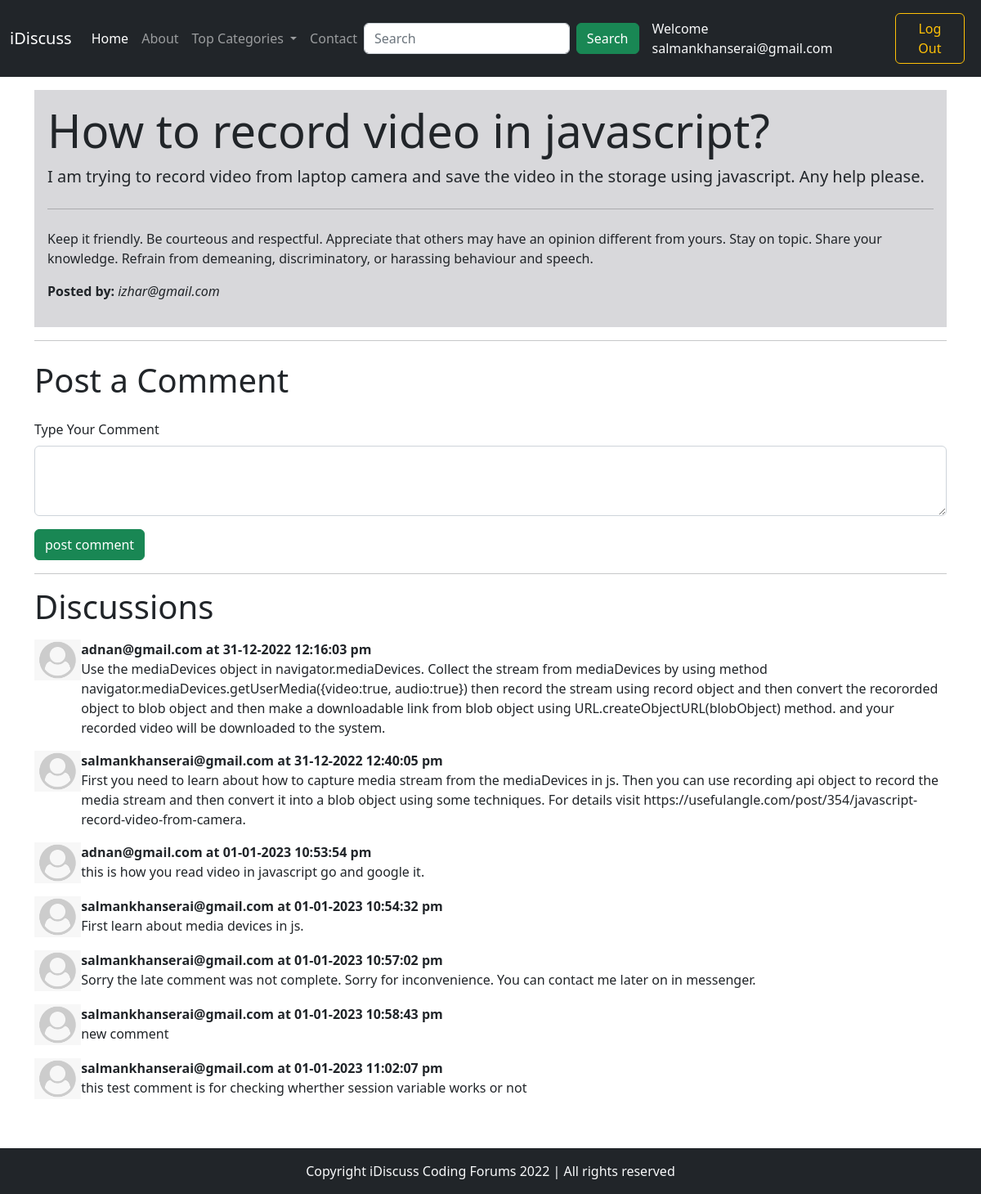
/thread.php?threadid=3 (signed in), run on the app's committed database.
### tables this page shows
CREATE TABLE `threads` (
  `thread_id` int(11) NOT NULL,
  `thread_title` varchar(255) NOT NULL,
  `thread_desc` text NOT NULL,
  `thread_cat_id` int(11) NOT NULL,
  `thread_user_id` int(11) NOT NULL,
  `timestamp` datetime NOT NULL DEFAULT current_timestamp()
);

CREATE TABLE `users` (
  `user_id` int(11) NOT NULL,
  `user_email` varchar(100) NOT NULL,
  `user_pass` varchar(255) NOT NULL,
  `timestamp` datetime NOT NULL DEFAULT current_timestamp()
);

CREATE TABLE `comments` (
  `comment_id` int(11) NOT NULL,
  `comment_content` text NOT NULL,
  `comment_thread_id` int(11) NOT NULL,
  `comment_user_id` int(11) NOT NULL,
  `comment_time` datetime NOT NULL DEFAULT current_timestamp()
);

### thread.php (the view, shortened to what this page needs)
<?php
include 'partials/_dbconnect.php';
?>
<!DOCTYPE html>
<html lang="en">
<head>
    <link rel="stylesheet" href="bootstrap/css/bootstrap.min.css">
</head>
<body>
    <?php include 'partials/_header.php'; ?>
    <div class="container my-3">
        <?php
        $thread_id = $_GET['threadid'];
        $sql = "SELECT * FROM `threads` WHERE `thread_id`='$thread_id'";
        $result = mysqli_query($conn, $sql);
        $row = mysqli_fetch_assoc($result);
        $thread_user_id = $row['thread_user_id'];
        $sql2 = "SELECT user_email FROM users WHERE user_id='$thread_user_id'";
        $result2 = mysqli_query($conn, $sql2);
        $row2 = mysqli_fetch_assoc($result2);
        $user_email = $row2['user_email'];
        ?>
        <div class="jumbotron p-3" style="background-color: #d8d8db;">
            <h1 class="display-4"><?php echo $row['thread_title']; ?></h1>
            <p class="lead"><?php echo $row['thread_desc']; ?></p>
            <hr class="my-4">
            <p>Keep it friendly.
                Be courteous and respectful. Appreciate that others may have an opinion different from yours.
                Stay on topic.
                Share your knowledge.
                Refrain from demeaning, discriminatory, or harassing behaviour and speech.</p>
            <p class="lead">
            <p><b>Posted by: </b><em><?php echo $user_email; ?></em></p>
            </p>
        </div>
        <hr>
    </div>
    <?php
    if (isset($_SESSION['login']) && $_SESSION['login'] == true) {
    ?>
        <div class="container">
            <h1 class="my-4">Post a Comment</h1>
            <form action="thread.php?threadid=<?php echo $thread_id; ?>" method="post" class="my-3">
                <div class="mb-3">
                    <label for="comment" class="form-label">Type Your Comment</label>
                    <textarea class="form-control" name="comment" id="comment" rows="3" required></textarea>
                </div>
                <button type="submit" class="btn btn-success" name="btn-post-comment">post comment</button>
            </form>
            <hr>
        </div>
    <?php
    }
    ?>
    <div class="container">
        <h1 class="my-3">Discussions</h1>
        <?php
        $sql = "SELECT * FROM `comments` WHERE `comment_thread_id`='$thread_id'";
        $results = mysqli_query($conn, $sql);
        while ($row = mysqli_fetch_assoc($results)) {
            $comment_user_id = $row['comment_user_id'];
            $sql2 = "SELECT user_email FROM users WHERE user_id='$comment_user_id'";
            $result2 = mysqli_query($conn, $sql2);
            $row2 = mysqli_fetch_assoc($result2);
            $user_email = $row2['user_email'];
        ?>
            <div class="media d-flex my-3">
                <img class="mr-3" src="img/user-default.png" height="50" alt="User Image">
                <div class="media-body">
                    <p class="my-0"><b><?php echo $user_email . " at " . date('d-m-Y h:i:s a', strtotime($row['comment_time'])); ?></b></p>
                    <?php echo $row['comment_content']; ?>
                </div>
            </div>
        <?php
        }
        ?>
    </div>
    <?php include 'partials/_footer.php'; ?>
</body>
</html>

### data on the page
threads: thread_title "How to record video in javascript?", thread_desc "I am trying to record video from laptop camera and save the video in the storage using javascript. Any help please."
users: user_email "izhar@gmail.com"
comments: users.user_email "adnan@gmail.com", comment_time "31-12-2022 12:16:03 pm", comment_content "Use the mediaDevices object in navigator.mediaDevices. Collect the stream from mediaDevices by using method navigator.mediaDevices.getUserMedia({video:true, audio:true}) then record the stream using record object and then convert the recororded object to blob object and then make a downloadable link from blob object using URL.createObjectURL(blobObject) method. and your recorded video will be downloaded to the system."
comments: users.user_email "salmankhanserai@gmail.com", comment_time "31-12-2022 12:40:05 pm", comment_content "First you need to learn about how to capture media stream from the mediaDevices in js. Then you can use recording api object to record the media stream and then convert it into a blob object using some techniques. For details visit https://usefulangle.com/post/354/javascript-record-video-from-camera."
comments: users.user_email "adnan@gmail.com", comment_time "01-01-2023 10:53:54 pm", comment_content "this is how you read video in javascript go and google it."
comments: users.user_email "salmankhanserai@gmail.com", comment_time "01-01-2023 10:54:32 pm", comment_content "First learn about media devices in js."
comments: users.user_email "salmankhanserai@gmail.com", comment_time "01-01-2023 10:57:02 pm", comment_content "Sorry the late comment was not complete. Sorry for inconvenience. You can contact me later on in messenger."
comments: users.user_email "salmankhanserai@gmail.com", comment_time "01-01-2023 10:58:43 pm", comment_content "new comment"
comments: users.user_email "salmankhanserai@gmail.com", comment_time "01-01-2023 11:02:07 pm", comment_content "this test comment is for checking wherther session variable works or not"

### other printed values
$_SESSION['user_email'] "salmankhanserai@gmail.com"
